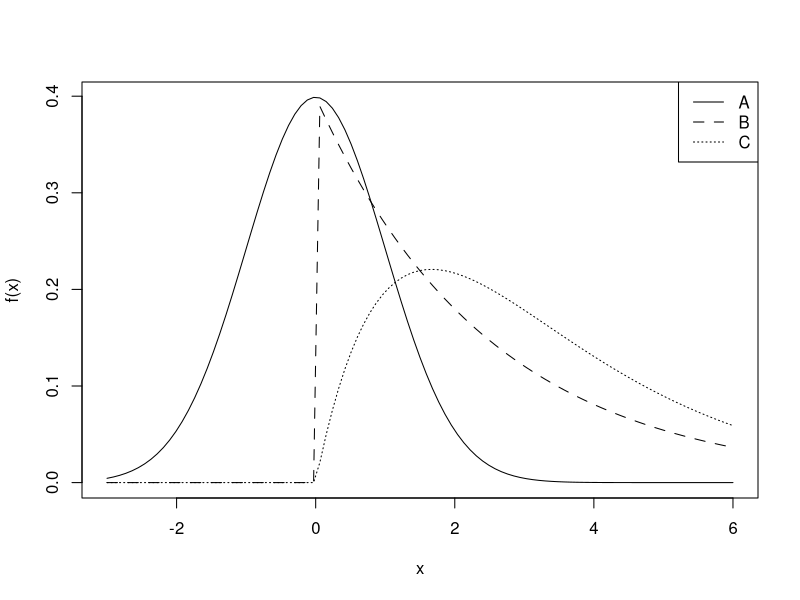

Recreate this plot in R.
## ---- chunk 1
#| label: fig-dist
#| fig-cap: "Three distributions."
curve(expr = dnorm,
      from = -3,
      to = 6,
      ylab = "f(x)")
lambda <- function(x){
  dexp(x = x,
       rate = dnorm(0))
}
curve(expr = lambda,
      add = TRUE,
      lty = "aa")
lambda <- function(x){
  dgamma(x = x,
         shape = 2,
         rate = 0.6)
}
curve(expr = lambda,
      add = TRUE,
      lty = 3)
legend(x = "topright",
       legend = c("A",
                  "B",
                  "C"),
       lty = c("solid",
               "aa",
               "dotted"))
